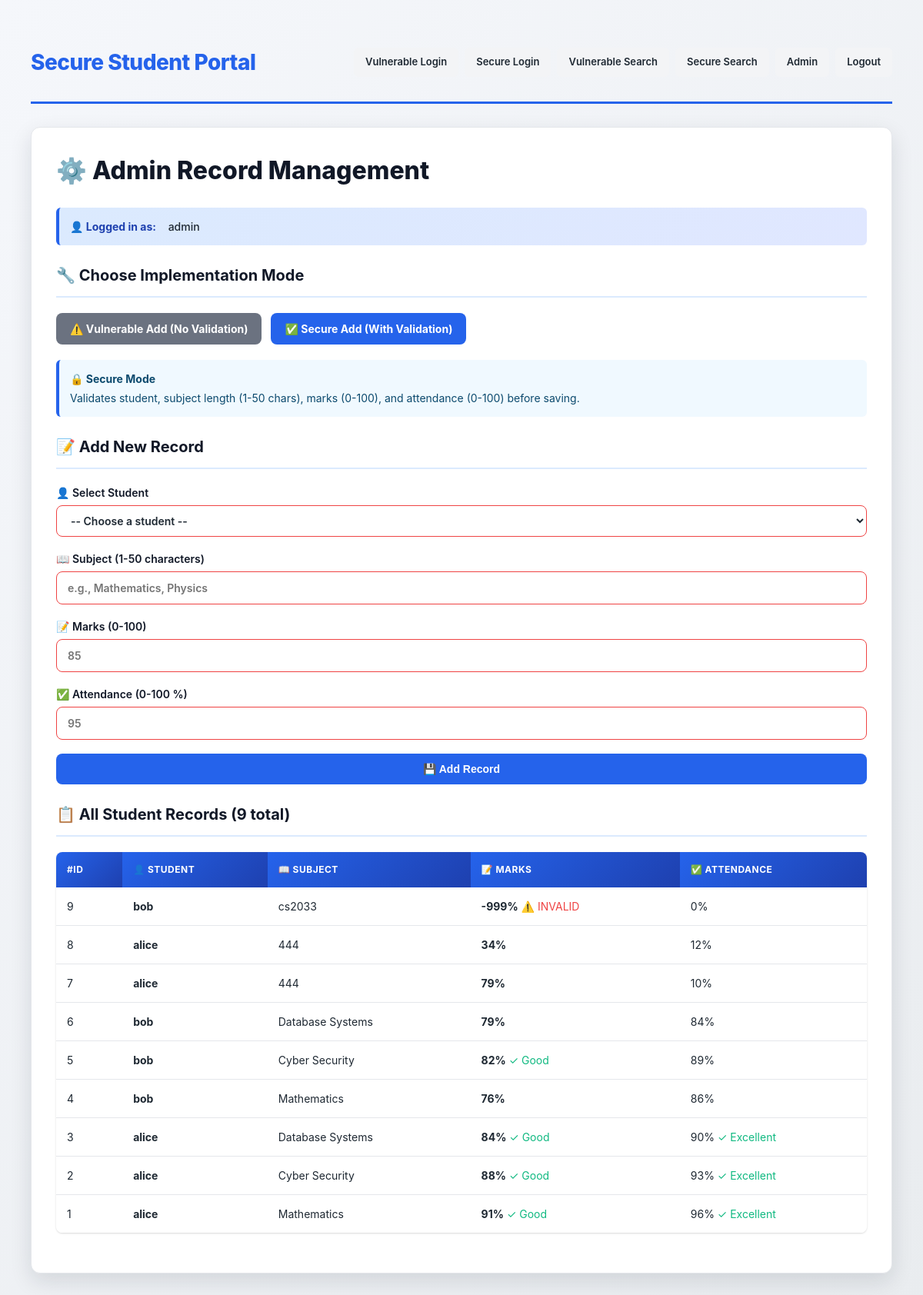
The page /admin (signed in) on the database its author committed.
### tables this page shows
CREATE TABLE users (
            id INTEGER PRIMARY KEY AUTOINCREMENT,
            username TEXT UNIQUE NOT NULL,
            password_hash TEXT NOT NULL,
            role TEXT NOT NULL CHECK(role IN ('student', 'admin')),
            failed_attempts INTEGER NOT NULL DEFAULT 0,
            lock_until TEXT
        );

CREATE TABLE records (
            id INTEGER PRIMARY KEY AUTOINCREMENT,
            user_id INTEGER NOT NULL,
            subject TEXT NOT NULL,
            marks INTEGER NOT NULL,
            attendance INTEGER NOT NULL,
            FOREIGN KEY(user_id) REFERENCES users(id)
        );

### app.py (the view, shortened to what this page needs)
@app.route("/admin", methods=["GET", "POST"])
def admin():
    user = admin_required()
    if not user:
        return redirect(url_for("login"))
    message = ""
    error = ""
    mode = request.args.get("mode", "secure")
    students = get_students()
    conn = get_db()
    cur = conn.cursor()
    cur.execute(
        """
        SELECT records.*, users.username
        FROM records
        JOIN users ON users.id = records.user_id
        ORDER BY records.id DESC
        """
    )
    records = cur.fetchall()
    conn.close()
    return render_template("admin.html", user=user, students=students, records=records, mode=mode, message=message, error=error)

### app.py (called while the page is built)
def get_db():
    conn = sqlite3.connect(DB_PATH)
    conn.row_factory = sqlite3.Row
    return conn

def current_user():
    user_id = session.get("user_id")
    if not user_id:
        return None
    conn = get_db()
    cur = conn.cursor()
    cur.execute("SELECT * FROM users WHERE id = ?", (user_id,))
    user = cur.fetchone()
    conn.close()
    return user

def login_required():
    user = current_user()
    if not user:
        return None
    return user

def admin_required():
    user = login_required()
    if not user:
        return None
    if user["role"] != "admin":
        write_log("unauthorized admin access blocked", user["id"])
        abort(403)
    return user

def get_students():
    conn = get_db()
    cur = conn.cursor()
    cur.execute("SELECT id, username FROM users WHERE role = 'student' ORDER BY username")
    students = cur.fetchall()
    conn.close()
    return students

### templates/admin.html (shortened to what this page needs)
{% extends "base.html" %}
{% block content %}
<section class="panel">
  <h1>⚙️ Admin Record Management</h1>
  <div class="user-info">
    <strong>👤 Logged in as:</strong> {{ user["username"] }}
  </div>
  <h2>🔧 Choose Implementation Mode</h2>
  <div class="actions">
    <a class="button {% if mode == 'secure' %}secondary{% endif %}" href="{{ url_for('admin', mode='vulnerable') }}">
      ⚠️ Vulnerable Add (No Validation)
    </a>
    <a class="button {% if mode == 'vulnerable' %}secondary{% endif %}" href="{{ url_for('admin', mode='secure') }}">
      ✅ Secure Add (With Validation)
    </a>
  </div>
  <div class="note {% if mode == 'vulnerable' %}warning{% endif %}">
    <strong>{{ "⚠️ Vulnerable Mode" if mode == "vulnerable" else "🔒 Secure Mode" }}</strong>
    {% if mode == "vulnerable" %}
      Accepts records <strong>WITHOUT</strong> validating marks, attendance, or input length. Perfect for testing what happens with invalid data!
    {% else %}
      Validates student, subject length (1-50 chars), marks (0-100), and attendance (0-100) before saving.
    {% endif %}
  </div>
  <h2>📝 Add New Record</h2>
  <form method="post">
    <label>
      👤 Select Student
      <select name="user_id" {% if mode == 'secure' %}required{% endif %}>
        <option value="">-- Choose a student --</option>
      </select>
    </label>
    <label>
      📖 Subject (1-50 characters)
      <input type="text" name="subject" {% if mode == 'secure' %}required{% endif %} placeholder="e.g., Mathematics, Physics">
    </label>
    <label>
      📝 Marks (0-100)
      {% if mode == 'secure' %}
        <input type="number" name="marks" min="0" max="100" required placeholder="85">
      {% else %}
        <input type="text" name="marks" placeholder="Enter any value (e.g., 999)">
      {% endif %}
    </label>
    <label>
      ✅ Attendance (0-100 %)
      {% if mode == 'secure' %}
        <input type="number" name="attendance" min="0" max="100" required placeholder="95">
      {% else %}
        <input type="text" name="attendance" placeholder="Enter any value (e.g., 200)">
      {% endif %}
    </label>
    <button type="submit">💾 Add Record</button>
  </form>
  <h2>📋 All Student Records ({{ records|length }} total)</h2>
  <div class="table-wrapper">
    <table>
      <tr>
        <th>#ID</th>
        <th>👤 Student</th>
        <th>📖 Subject</th>
        <th>📝 Marks</th>
        <th>✅ Attendance</th>
      </tr>
      {% for record in records %}
        <tr>
          <td>{{ record["id"] }}</td>
          <td><strong>{{ record["username"] }}</strong></td>
          <td>{{ record["subject"] }}</td>
          <td>
            <strong>{{ record["marks"] }}%</strong>
            {% if record["marks"] > 100 or record["marks"] < 0 %}
              <span style="color: #ef4444;">⚠️ INVALID</span>
            {% elif record["marks"] >= 80 %}
              <span style="color: #10b981;">✓ Good</span>
            {% endif %}
          </td>
          <td>
            {{ record["attendance"] }}%
            {% if record["attendance"] > 100 or record["attendance"] < 0 %}
              <span style="color: #ef4444;">⚠️ INVALID</span>
            {% elif record["attendance"] >= 90 %}
              <span style="color: #10b981;">✓ Excellent</span>
            {% endif %}
          </td>
        </tr>
      {% endfor %}
    </table>
  </div>
</section>
{% endblock %}

### static/style.css (style rules this page uses)
:root { --primary: #2563eb; --primary-light: #dbeafe; --primary-dark: #1e40af; --success: #10b981; --success-light: #d1fae5; --danger: #ef4444; --danger-light: #fee2e2; --warning: #f59e0b; --warning-light: #fef3c7; --gray-50: #f9fafb; --gray-100: #f3f4f6; --gray-200: #e5e7eb; --gray-300: #d1d5db; --gray-400: #9ca3af; --gray-600: #4b5563; --gray-900: #111827; --text: #1f2933; --shadow: 0 1px 3px rgba(0,0,0,0.1), 0 1px 2px rgba(0,0,0,0.06); --shadow-md: 0 4px 6px rgba(0,0,0,0.1), 0 2px 4px rgba(0,0,0,0.06); --shadow-lg: 0 10px 28px rgba(15, 23, 42, 0.12); }
* { box-sizing: border-box; }
html { scroll-behavior: smooth; }
body { margin: 0; font-family: -apple-system, BlinkMacSystemFont, "Segoe UI", "Roboto", "Oxygen", "Ubuntu", "Cantarell", sans-serif; color: var(--text); background: linear-gradient(135deg, #f5f7fb 0%, #e9ecef 100%); min-height: 100vh; line-height: 1.5; }
a { color: var(--primary); text-decoration: none; transition: all 0.2s ease; }
.panel { background: #ffffff; border: 1px solid var(--gray-200); border-radius: 12px; padding: 32px; box-shadow: var(--shadow-lg); margin-bottom: 24px; animation: fadeIn 0.3s ease; }
h1 { margin: 0 0 24px 0; font-size: 32px; font-weight: 800; color: var(--gray-900); }
h2 { margin: 24px 0 16px 0; font-size: 20px; font-weight: 700; color: var(--gray-900); border-bottom: 2px solid var(--primary-light); padding-bottom: 12px; }
.note { background: #f0f9ff; border-left: 4px solid var(--primary); padding: 14px; border-radius: 6px; margin: 16px 0; font-size: 14px; color: #0c4a6e; }
.note strong { display: block; margin-bottom: 4px; font-weight: 700; }
form { display: grid; gap: 18px; margin: 20px 0; }
label { display: grid; gap: 6px; font-weight: 600; color: var(--gray-900); font-size: 14px; }
input, select, textarea { width: 100%; padding: 10px 14px; border: 1px solid var(--gray-300); border-radius: 8px; font: inherit; background: #ffffff; color: var(--text); transition: all 0.2s ease; }
input:invalid, select:invalid { border-color: var(--danger); }
button, .button { display: inline-flex; justify-content: center; align-items: center; min-height: 40px; padding: 10px 18px; border: 0; border-radius: 8px; background: var(--primary); color: #ffffff; font-weight: 700; font-size: 14px; cursor: pointer; transition: all 0.2s ease; text-decoration: none; white-space: nowrap; }
.button.secondary, button.secondary { background: #6b7280; }
.actions { display: flex; flex-wrap: wrap; gap: 12px; align-items: center; margin: 20px 0; }
.table-wrapper { overflow-x: auto; margin: 20px 0; border-radius: 8px; box-shadow: var(--shadow); }
table { width: 100%; border-collapse: collapse; background: #ffffff; font-size: 14px; }
th { background: linear-gradient(135deg, var(--primary) 0%, var(--primary-dark) 100%); color: #ffffff; padding: 14px; text-align: left; font-weight: 700; text-transform: uppercase; font-size: 12px; letter-spacing: 0.5px; }
td { padding: 14px; border-bottom: 1px solid var(--gray-200); color: var(--text); }
tr:last-child td { border-bottom: none; }
.user-info { background: linear-gradient(135deg, var(--primary-light) 0%, #e0e7ff 100%); border-left: 4px solid var(--primary); padding: 14px; border-radius: 6px; margin: 16px 0; font-size: 14px; font-weight: 500; }
.user-info strong { color: var(--primary-dark); display: inline-block; margin-right: 12px; }

### rows shown on the page
users: username "admin"
records: id "9", username "bob", subject "cs2033", marks "-999", shows "⚠️ INVALID", attendance "0"
records: id "8", username "alice", subject "444", marks "34", attendance "12"
records: id "7", username "alice", subject "444", marks "79", attendance "10"
records: id "6", username "bob", subject "Database Systems", marks "79", attendance "84"
records: id "5", username "bob", subject "Cyber Security", marks "82", shows "✓ Good", attendance "89"
records: id "4", username "bob", subject "Mathematics", marks "76", attendance "86"
records: id "3", username "alice", subject "Database Systems", marks "84", shows "✓ Good", attendance "90", shows "✓ Excellent"
records: id "2", username "alice", subject "Cyber Security", marks "88", shows "✓ Good", attendance "93", shows "✓ Excellent"
records: id "1", username "alice", subject "Mathematics", marks "91", shows "✓ Good", attendance "96", shows "✓ Excellent"

### other values the page prints
{{ "⚠️ Vulnerable Mode" if mode == "vulnerable" else "🔒 Secure Mode" }} "🔒 Secure Mode"
{{ records|length }} "9"
